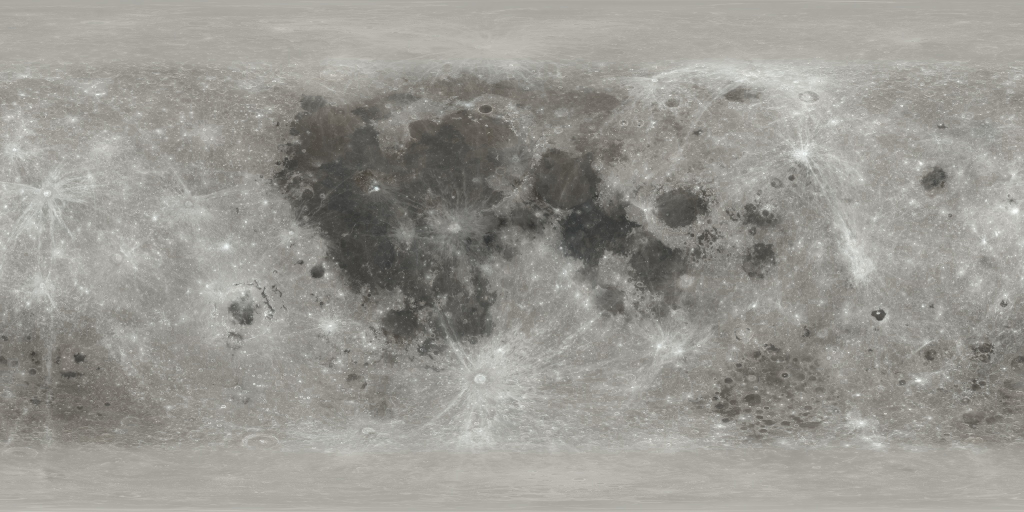
#> input picture assets/moon_map_2k.jpg, 2048 x 1024 px, found by its file name (shown at 1/2 size)
$ python gen_textures.py
#> lines starting #> are read from the running program, lines starting #| are printed output that depends on the picture
import base64
import os
from PIL import Image, ImageOps, ImageEnhance, ImageFilter

assets_dir = r"C:\Users\Dell\Desktop\vyomasutra-lunar-registration\assets"
input_2k = os.path.join(assets_dir, "moon_map_2k.jpg")

if not os.path.exists(input_2k):
    raise FileNotFoundError("2K NASA map not found")

img = Image.open(input_2k)
#> img is the input picture: PIL image 2048x1024 RGB; mean R, G, B 152.6, 150.8, 144.8

# Crisp photorealistic color map (1024x512)
img_map = img.resize((1024, 512), Image.Resampling.LANCZOS)
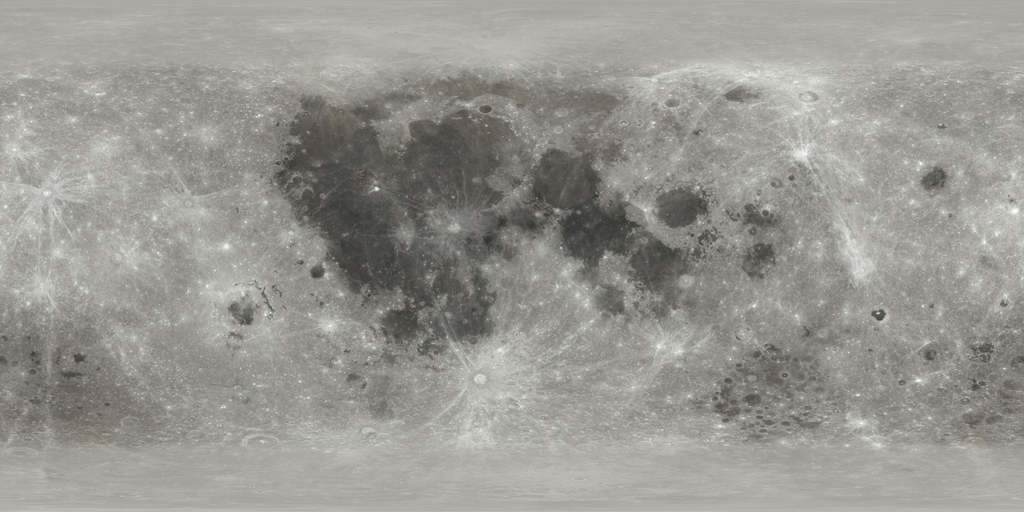
#> img_map: PIL image 1024x512 RGB; mean R, G, B 152.6, 150.8, 144.8
enhancer = ImageEnhance.Contrast(img_map)
img_map = enhancer.enhance(1.18)
enhancer_sharp = ImageEnhance.Sharpness(img_map)
img_map = enhancer_sharp.enhance(1.25)

map_out = os.path.join(assets_dir, "moon_map_final.jpg")
img_map.save(map_out, 'JPEG', quality=88)

# Bump map for crisp crater depth & rim shadows
gray = ImageOps.grayscale(img_map)
bump = ImageOps.autocontrast(gray, cutoff=2)
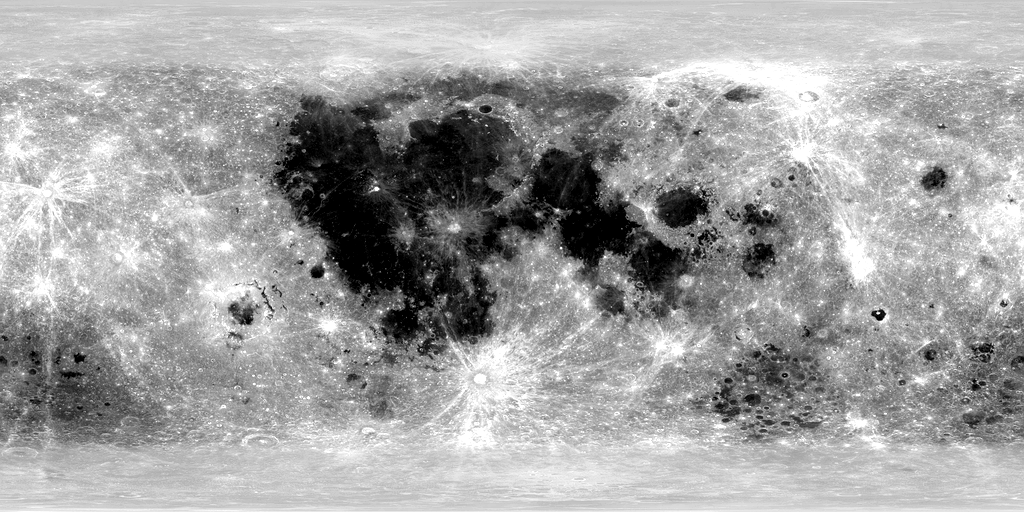
#> bump: PIL image 1024x512 L; min 0, max 255, mean 161.6
bump = bump.filter(ImageFilter.EDGE_ENHANCE_MORE)
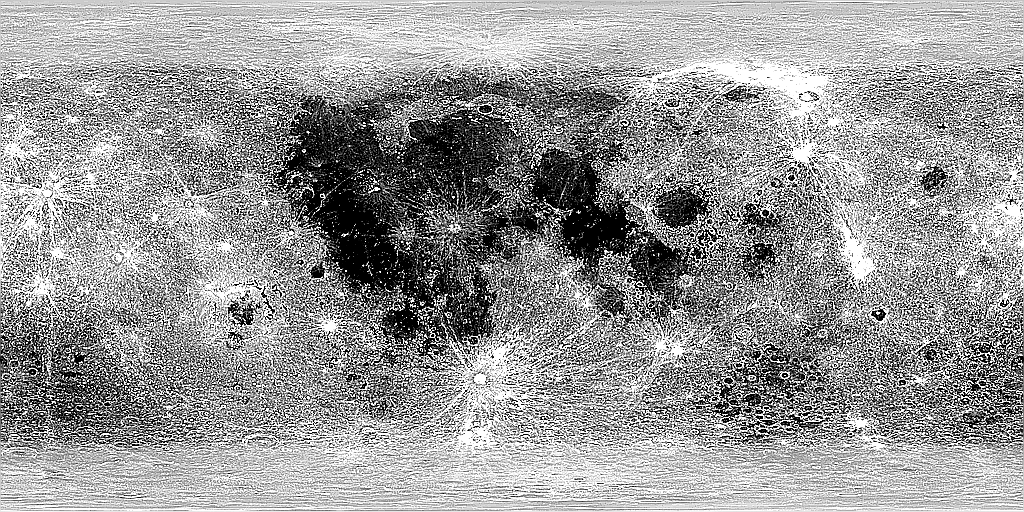
#> bump: PIL image 1024x512 L; min 0, max 255, mean 152
bump_out = os.path.join(assets_dir, "moon_bump_final.jpg")
bump.save(bump_out, 'JPEG', quality=85)

with open(map_out, 'rb') as f:
    b64_map = base64.b64encode(f.read()).decode('utf-8')

with open(bump_out, 'rb') as f:
    b64_bump = base64.b64encode(f.read()).decode('utf-8')

py_out = os.path.join(assets_dir, "moon_texture_data.py")
with open(py_out, 'w') as f:
    f.write(f'# Official NASA LROC Photorealistic Moon Textures\n')
    f.write(f'NASA_MOON_MAP_B64 = "{b64_map}"\n')
    f.write(f'NASA_MOON_BUMP_B64 = "{b64_bump}"\n')

print(f"Successfully created {py_out} with size {os.path.getsize(py_out)} bytes")

$ run again, with assets/moon_map.jpg copied over assets/moon_map_2k.jpg
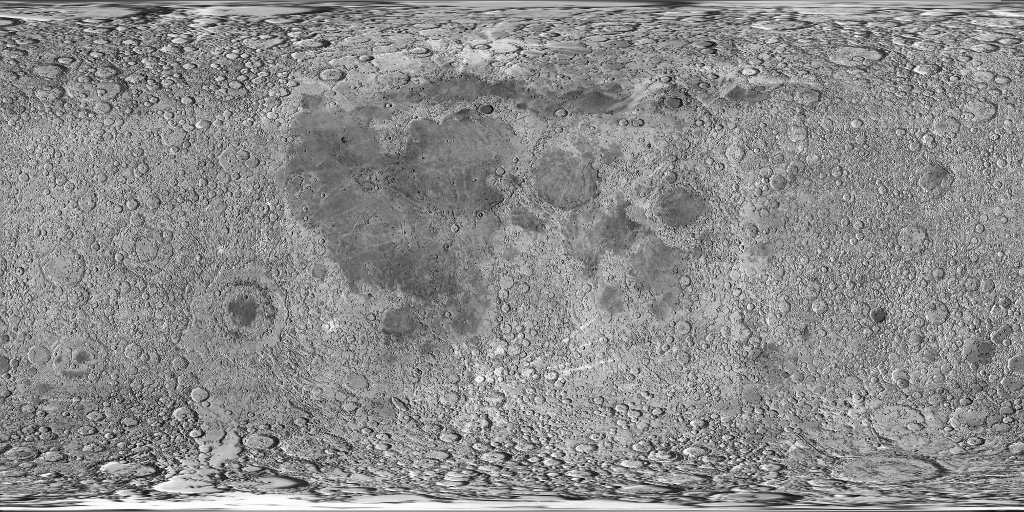
#> input picture assets/moon_map.jpg, 1024 x 512 px, found by its file name
#> img is the input picture: PIL image 1024x512 RGB; min 0, max 255, mean 139.3
#> `bump = ImageOps.autocontrast(gray, cutoff=2)`:
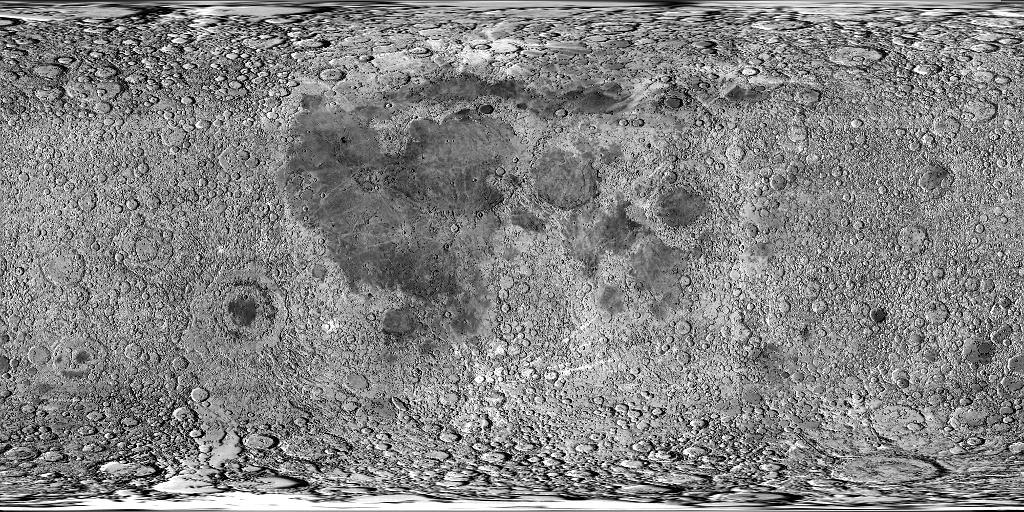
#> bump: PIL image 1024x512 L; min 0, max 255, mean 131.7
#> `bump = bump.filter(ImageFilter.EDGE_ENHANCE_MORE)`:
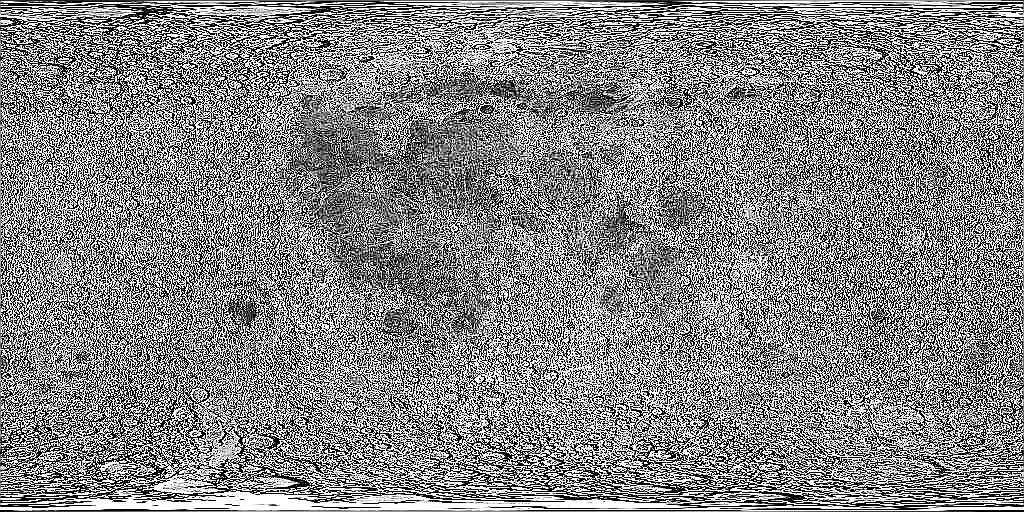
#> bump: PIL image 1024x512 L; min 0, max 255, mean 133.3
